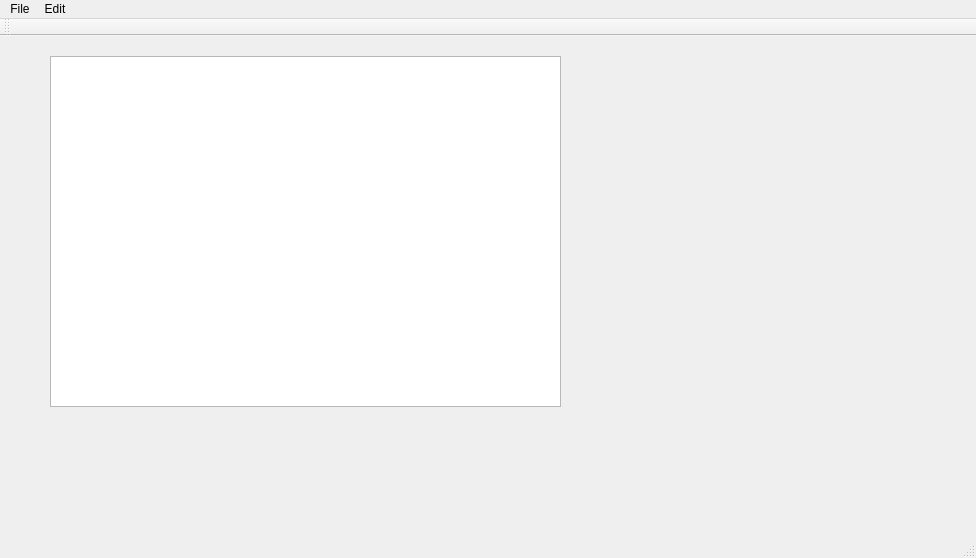
<?xml version="1.0" encoding="UTF-8"?>
<ui version="4.0">
 <class>MainWindow</class>
 <widget class="QMainWindow" name="MainWindow">
  <property name="geometry">
   <rect>
    <x>0</x>
    <y>0</y>
    <width>976</width>
    <height>558</height>
   </rect>
  </property>
  <property name="windowTitle">
   <string>MainWindow</string>
  </property>
  <widget class="QWidget" name="centralWidget">
   <widget class="QGraphicsView" name="graphicsView">
    <property name="geometry">
     <rect>
      <x>50</x>
      <y>20</y>
      <width>511</width>
      <height>351</height>
     </rect>
    </property>
   </widget>
  </widget>
  <widget class="QMenuBar" name="menuBar">
   <property name="geometry">
    <rect>
     <x>0</x>
     <y>0</y>
     <width>976</width>
     <height>31</height>
    </rect>
   </property>
   <widget class="QMenu" name="menuOpen_a_Bitmap">
    <property name="title">
     <string>File</string>
    </property>
    <addaction name="actionOpen_a_Bitmap"/>
   </widget>
   <widget class="QMenu" name="menuEdit">
    <property name="title">
     <string>Edit</string>
    </property>
    <addaction name="actionChange_Color"/>
    <addaction name="actionDulplicate"/>
    <addaction name="actionGradual_disappearence"/>
   </widget>
   <addaction name="menuOpen_a_Bitmap"/>
   <addaction name="menuEdit"/>
  </widget>
  <widget class="QToolBar" name="mainToolBar">
   <attribute name="toolBarArea">
    <enum>TopToolBarArea</enum>
   </attribute>
   <attribute name="toolBarBreak">
    <bool>false</bool>
   </attribute>
  </widget>
  <widget class="QStatusBar" name="statusBar"/>
  <action name="actionOpen_a_Bitmap">
   <property name="text">
    <string>Open a Bitmap</string>
   </property>
  </action>
  <action name="actionChange_Color">
   <property name="text">
    <string>Change Color</string>
   </property>
  </action>
  <action name="actionDulplicate">
   <property name="text">
    <string>Dulplicate</string>
   </property>
  </action>
  <action name="actionGradual_disappearence">
   <property name="text">
    <string>Gradual disappearence</string>
   </property>
  </action>
 </widget>
 <layoutdefault spacing="6" margin="11"/>
 <resources/>
 <connections/>
</ui>
